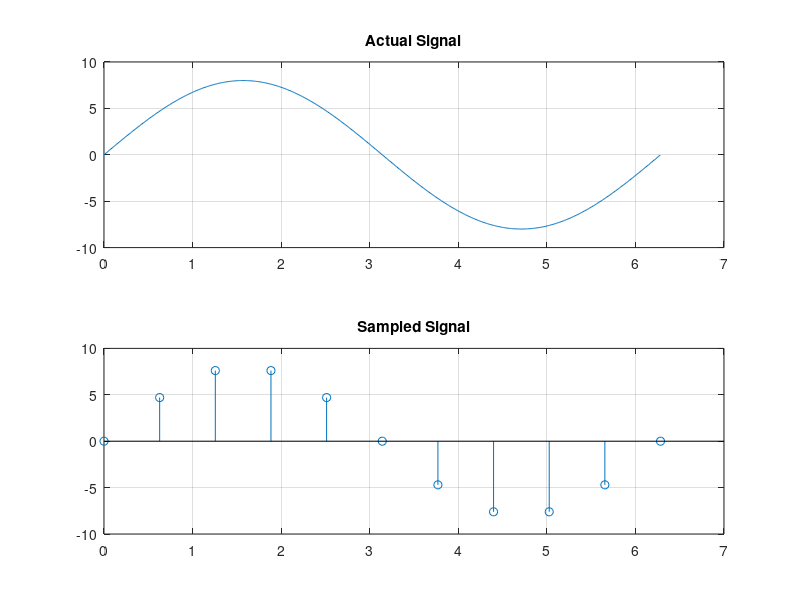
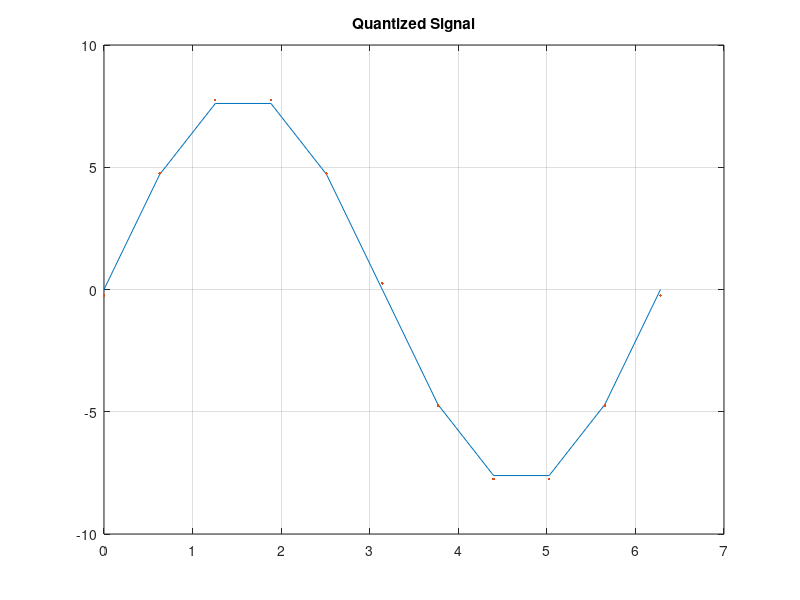
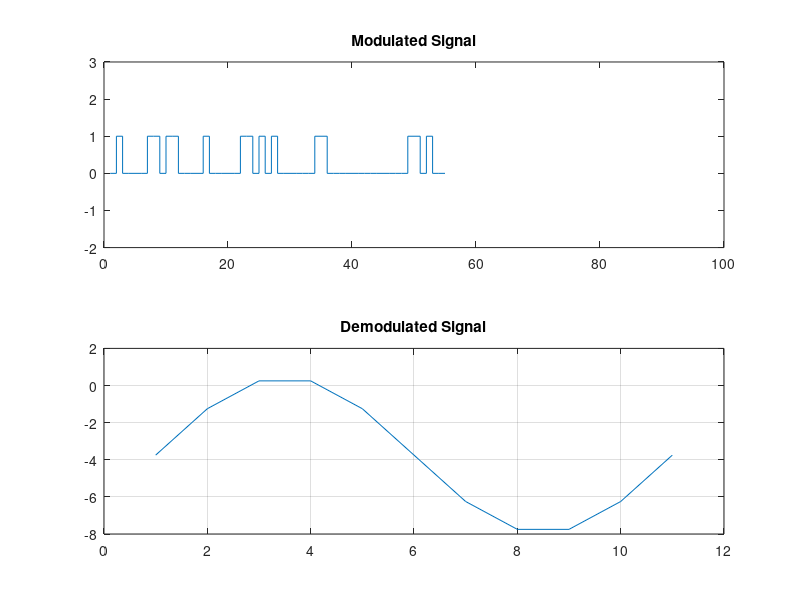

Write the MATLAB code that produced these figures, in order.
clc
close all;
clear all;
n=input('Enter the number of bits ');
n1=input('Enter the number of samples ');
l=2^n;
x=0:0.01:2*pi;
y=8*sin(x);
subplot(2,1,1)
plot(x,y);
title('Actual Signal');
grid on
x=0:pi/n1:2*pi;
s=8*sin(x);
subplot(2,1,2);
stem(x,s);
title('Sampled Signal');
grid on;

%Quantization
figure;
vmax=8;
vmin=-vmax;
del=(vmax-vmin)/l;
part=vmin:del:vmax;
code=vmin-(del/2):del:vmax+(del/2);
[ind,q]=quantiz(s,part,code);
plot(x,s,'-',x,q,'.');
title('Quantized Signal');
grid on

%Encoding
figure;
l1=length(ind);
l2=length(q);
code=de2bi(ind,'left-msb');             % Cnvert the decimal to binary
 k=1;
for i=1:l1
    for j=1:n
        coded(k)=code(i,j);                  % convert code matrix to a coded row vector
        j=j+1;
        k=k+1;
    end
    i=i+1;
end
subplot(2,1,1)
stairs(coded); 
title('Modulated Signal');
axis([0 100 -2 3]);

%Demodulation

 qunt=reshape(coded,n,length(coded)/n);
 index=bi2de(qunt','left-msb');                    
 q=del*index+vmin+(del/2);                       
 subplot(2,1,2); grid on;
 plot(q);  
 grid on;
 title('Demodulated Signal');
